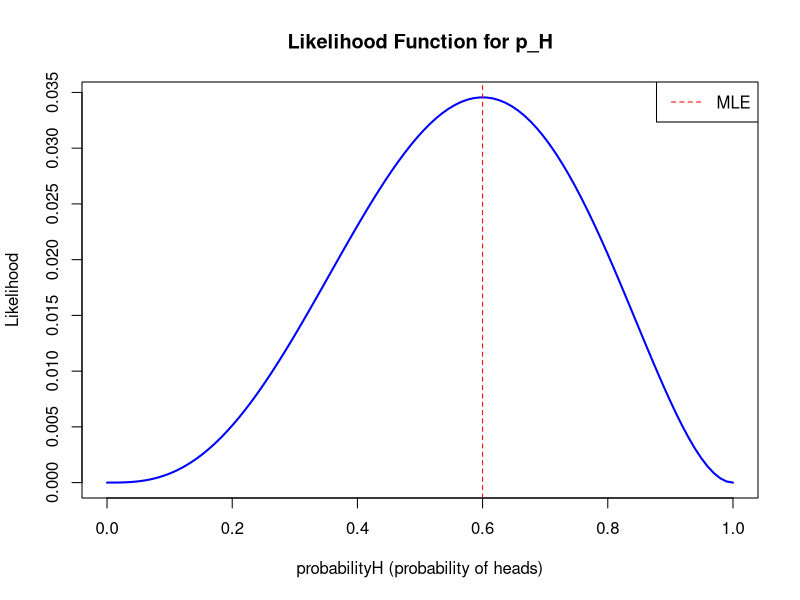

The R source for this figure:
# Plot the likelihood function for p H and p T for the events { H, H, T, H, T }.

library(here)

seqEvents <- c("H", "H", "T", "H", "T")

# Solution

# Counting the number of two kind of events
numberH <- sum(seqEvents == "H")
numberT <- sum(seqEvents == "T")

# Defining a sequence of probabilities for H
probabilityH <- seq(0, 1, length.out = 100)

# Likelihood function (ignoring constant binomial coefficient)
likelihood <- probabilityH^numberH * (1 - probabilityH)^numberT

# Writing the plot
plot(probabilityH, likelihood, type = "l", lwd = 2, col = "blue",
     xlab = "probabilityH (probability of heads)",
     ylab = "Likelihood",
     main = "Likelihood Function for p_H")
abline(v = numberH / (numberH + numberT), col = "red", lty = 2) # Maximum Likelihood Estimate
legend("topright", legend = "MLE", lty = 2, col = "red")
